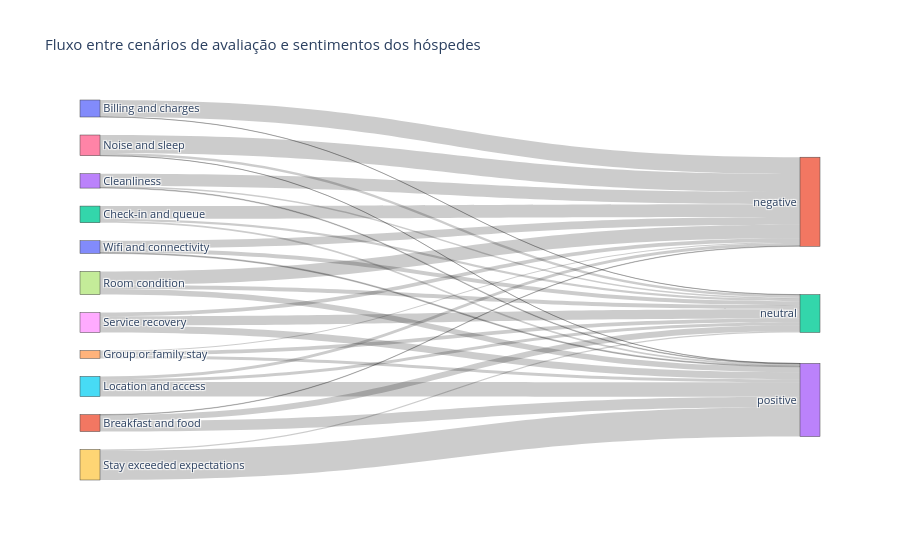

Notebook code cell kept with this figure:
### Code cell
import plotly.graph_objects as go

cenarios = fluxo_sankey["label"].unique().tolist()
sentimentos = fluxo_sankey["sentiment"].dropna().unique().tolist()

rotulos = cenarios + sentimentos
indice = {nome: i for i, nome in enumerate(rotulos)}

fig = go.Figure(data=[go.Sankey(
    node=dict(
        label=rotulos,
        pad=18,
        thickness=20
    ),
    link=dict(
        source=[indice[x] for x in fluxo_sankey["label"]],
        target=[indice[x] for x in fluxo_sankey["sentiment"]],
        value=fluxo_sankey["quantidade"]
    )
)])

fig.update_layout(
    title_text="Fluxo entre cenários de avaliação e sentimentos dos hóspedes",
    font_size=11
)

fig.show()

### Figure 1 — Plotly figure (JSON) as saved in the notebook; plotly's stock layout.template omitted (floating-point values rounded to 4 significant figures)
{"data": [{"link": {"source": [0, 0, 1, 1, 1, 2, 2, 2, 3, 3, 3, 4, 4, 4, 5, 5, 5, 6, 6, 6, 7, 7, 7, 8, 8, 8, 9, 9, 10, 10, 10], "target": [11, 12, 11, 12, 13, 11, 12, 13, 11, 12, 13, 11, 12, 13, 11, 12, 13, 11, 12, 13, 11, 12, 13, 11, 12, 13, 12, 13, 11, 12, 13], "value": [1018, 9, 22, 375, 626, 766, 138, 102, 744, 84, 40, 68, 224, 180, 172, 173, 874, 1079, 165, 6, 826, 239, 336, 217, 568, 421, 65, 1775, 467, 243, 55]}, "node": {"label": ["Billing and charges", "Breakfast and food", "Check-in and queue", "Cleanliness", "Group or family stay", "Location and access", "Noise and sleep", "Room condition", "Service recovery", "Stay exceeded expectations", "Wifi and connectivity", "negative", "neutral", "positive"], "pad": 18, "thickness": 20}, "type": "sankey"}], "layout": {"font": {"size": 11}, "title": {"text": "Fluxo entre cenários de avaliação e sentimentos dos hóspedes"}}}
